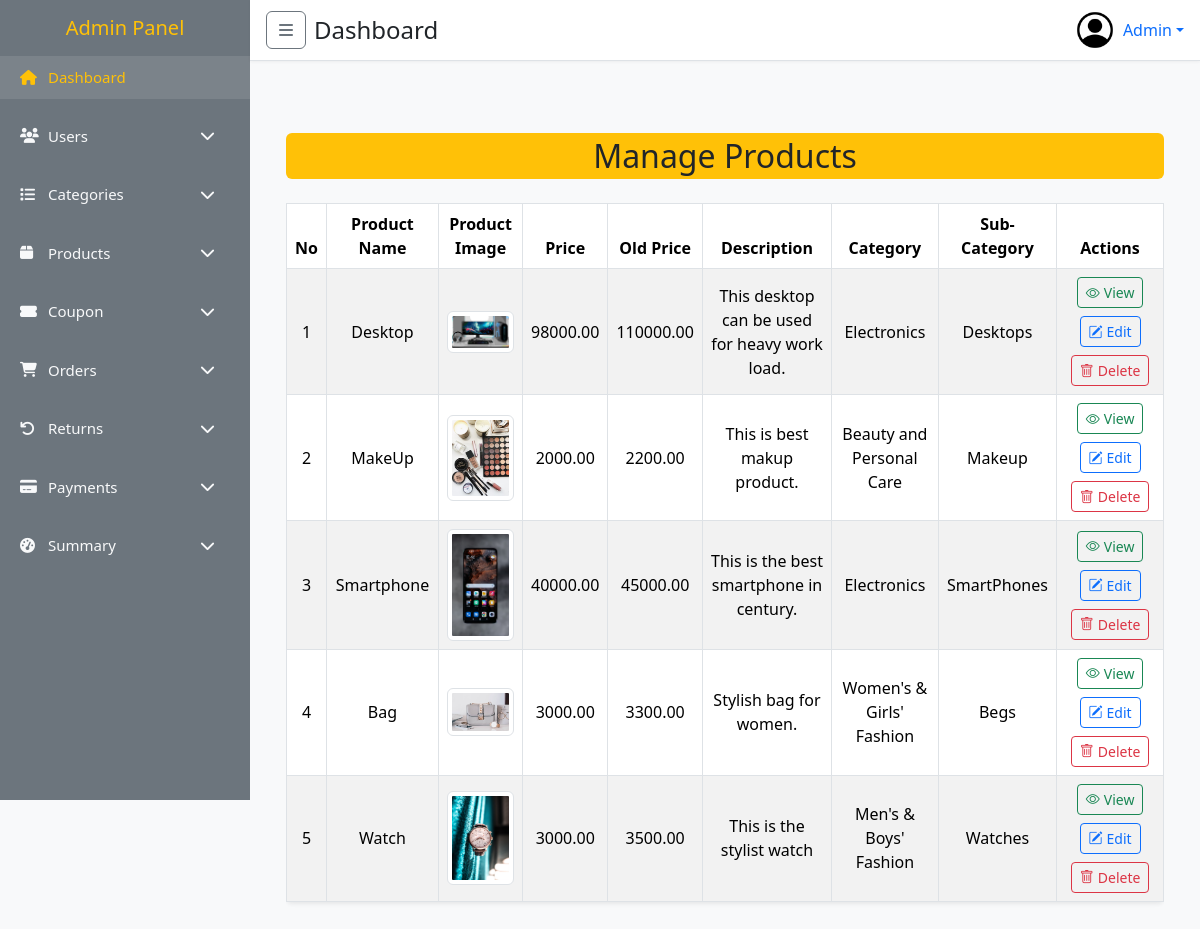
Before: /admin/view_product.php (signed in) with the older database file.
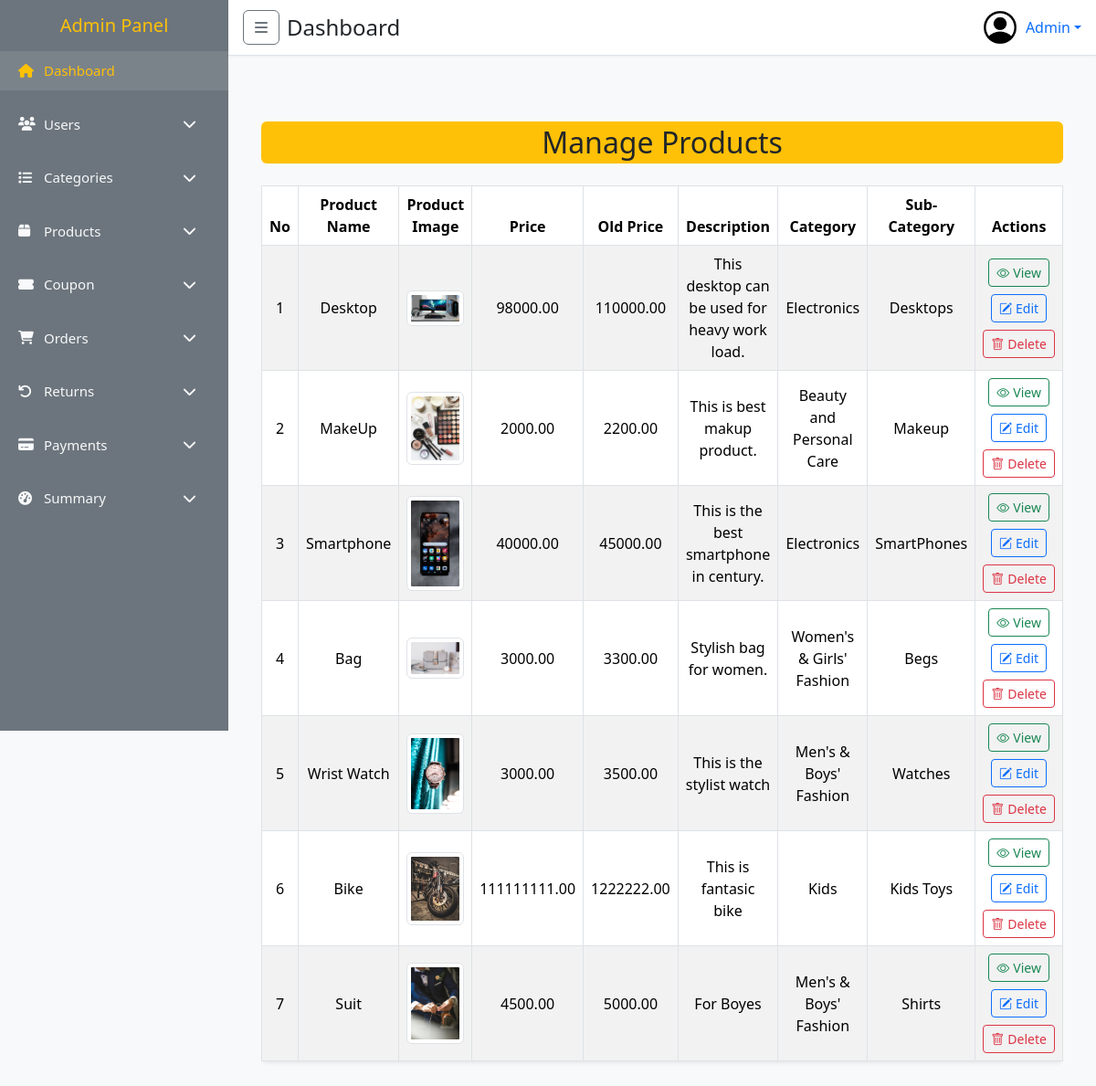
After: the same page with the newer database file.
### tables this page shows
CREATE TABLE `products` (
  `id` int(11) NOT NULL,
  `user_id` int(11) DEFAULT NULL,
  `name` varchar(255) DEFAULT NULL,
  `images` text DEFAULT NULL,
  `price` decimal(15,2) DEFAULT NULL,
  `old_price` double(15,2) DEFAULT NULL,
  `description` text DEFAULT NULL,
  `category_id` int(11) DEFAULT NULL,
  `sub_category_id` int(11) DEFAULT NULL,
  `created_at` datetime DEFAULT current_timestamp(),
  `updated_at` datetime DEFAULT current_timestamp()
);

CREATE TABLE `categories` (
  `id` int(11) NOT NULL,
  `name` varchar(255) DEFAULT NULL,
  `status` tinyint(1) NOT NULL DEFAULT 1,
  `created_at` datetime DEFAULT current_timestamp(),
  `updated_at` datetime DEFAULT current_timestamp()
);

CREATE TABLE `sub_category` (
  `id` int(11) NOT NULL,
  `name` varchar(255) DEFAULT NULL,
  `category_id` int(11) DEFAULT NULL,
  `created_at` datetime DEFAULT current_timestamp(),
  `updated_at` datetime DEFAULT current_timestamp()
);

### admin/view_product.php (the view, shortened to what this page needs)
<?php
require "inc/he.php";
require "inc/sidebar.php";
require "inc/nav.php";
require "../config/db.php";
$query = "
    SELECT
    products.*,
    categories.name AS category_name,
    sub_category.name AS sub_category_name
FROM
    products
LEFT JOIN
    categories ON products.category_id = categories.id
LEFT JOIN
    sub_category ON products.sub_category_id = sub_category.id;
";
$result = mysqli_query($con, $query);
?>
<main class="p-4">
    <div class="container mt-5">
        <h2 class="mb-4 text-center bg-warning p-1 rounded">Manage Products</h2>
        <div class="table-responsive">
            <table class="table table-striped table-hover table-bordered shadow-sm rounded">
                <thead class="text-center bg-info">
                    <tr>
                        <th>No</th>
                        <th>Product Name</th>
                        <th>Product Image</th>
                        <th>Price</th>
                        <th>Old Price</th>
                        <th>Description</th>
                        <th>Category</th>
                        <th>Sub-Category</th>
                        <th>Actions</th>
                    </tr>
                </thead>
                <tbody>
                    <?php if (mysqli_num_rows($result) > 0): ?>
                        <?php
                        $counter = 1;
                        while ($product = mysqli_fetch_assoc($result)): ?>
                            <tr class="text-center align-middle">
                                <td><?php echo $counter++; ?></td>
                                <td><?= htmlspecialchars($product['name']); ?></td>
                                <td>
                                    <?php if (!empty($product['images'])): ?>
                                        <img src="<?= htmlspecialchars($product['images']); ?>" alt="Product Image" width="80"
                                            class="img-thumbnail">
                                    <?php else: ?>
                                        <span class="text-muted">No image</span>
                                    <?php endif; ?>
                                </td>
                                <td><?= htmlspecialchars($product['price']); ?></td>
                                <td><?= htmlspecialchars($product['old_price']); ?></td>
                                <td><?= htmlspecialchars($product['description']); ?></td>
                                <td><?= htmlspecialchars($product['category_name'] ?? 'N/A'); ?></td>
                                <td><?= htmlspecialchars($product['sub_category_name'] ?? 'N/A'); ?></td>
                                <td>
                                    <div class="d-flex flex-wrap justify-content-center gap-2">
                                        <a href="view_product.php?id=<?= $product['id']; ?>"
                                            class="btn btn-outline-success btn-sm d-flex align-items-center"
                                            data-bs-toggle="tooltip" data-bs-placement="top" title="View Product">
                                            <i class="bi bi-eye me-1"></i> View
                                        </a>
                                        <a href="edit_product.php?id=<?= $product['id']; ?>"
                                            class="btn btn-outline-primary btn-sm d-flex align-items-center"
                                            data-bs-toggle="tooltip" data-bs-placement="top" title="Edit Product">
                                            <i class="bi bi-pencil-square me-1"></i> Edit
                                        </a>
                                        <button class="btn btn-outline-danger btn-sm d-flex align-items-center"
                                            data-bs-toggle="modal" data-bs-target="#deleteModal<?= $product['id']; ?>"
                                            title="Delete Product">
                                            <i class="bi bi-trash me-1"></i> Delete
                                        </button>
                                    </div>
                                </td>
                            </tr>
                        <?php endwhile; ?>
                    <?php else: ?>
                        <tr>
                            <td colspan="8" class="text-center text-muted">No products found.</td>
                        </tr>
                    <?php endif; ?>
                </tbody>
            </table>
        </div>
    </div>
</main>
<link href="https://cdn.jsdelivr.net/npm/bootstrap-icons/font/bootstrap-icons.css" rel="stylesheet">
<?php require "inc/footer.php"; ?>

### admin/inc/he.php (shortened to what this page needs)
<!DOCTYPE html>
<html lang="en">
<head>
  <link href="https://cdn.jsdelivr.net/npm/bootstrap@5.3.2/dist/css/bootstrap.min.css" rel="stylesheet" />
  <link href="https://cdnjs.cloudflare.com/ajax/libs/font-awesome/6.5.0/css/all.min.css" rel="stylesheet" />
</head>
<body>

### admin/inc/sidebar.php (shortened to what this page needs)
<nav class="sidebar-lg d-none d-md-block" id="sidebarDesktop">
  <h5 class="text-center text-warning"><a href="./main.php" class="text-decoration-none text-warning">Admin Panel</a></h5>
  <nav class="nav flex-column mt-3">
    <a href="#" class="nav-link active d-flex align-items-center">
      <i class="fa fa-home me-2"></i> Dashboard
    </a>
    <button class="btn btn-toggle align-items-center mt-3 d-flex w-100"
            data-bs-toggle="collapse"
            data-bs-target="#usersCollapse"
            aria-expanded="false"
            aria-controls="usersCollapse">
      <i class="fa fa-users me-2"></i> Users
      <i class="fa fa-chevron-down ms-auto"></i>
    </button>
    <button class="btn btn-toggle align-items-center mt-3 d-flex w-100"
            data-bs-toggle="collapse"
            data-bs-target="#categoriesCollapse"
            aria-expanded="false"
            aria-controls="categoriesCollapse">
      <i class="fa fa-list me-2"></i> Categories
      <i class="fa fa-chevron-down ms-auto"></i>
    </button>
    <button class="btn btn-toggle align-items-center mt-3 d-flex w-100"
            data-bs-toggle="collapse"
            data-bs-target="#productsCollapse"
            aria-expanded="false"
            aria-controls="productsCollapse">
      <i class="fa fa-box me-2"></i> Products
      <i class="fa fa-chevron-down ms-auto"></i>
    </button>
<button class="btn btn-toggle align-items-center mt-3 d-flex w-100"
        data-bs-toggle="collapse"
        data-bs-target="#couponsCollapse"
        aria-expanded="false"
        aria-controls="couponsCollapse">
  <i class="fas fa-ticket-alt me-2"></i> Coupon
  <i class="fas fa-chevron-down ms-auto"></i>
</button>
    <button class="btn btn-toggle align-items-center mt-3 d-flex w-100"
            data-bs-toggle="collapse"
            data-bs-target="#ordersCollapse"
            aria-expanded="false"
            aria-controls="ordersCollapse">
      <i class="fa fa-shopping-cart me-2"></i> Orders
      <i class="fa fa-chevron-down ms-auto"></i>
    </button>
    <button class="btn btn-toggle align-items-center mt-3 d-flex w-100"
            data-bs-toggle="collapse"
            data-bs-target="#returnsCollapse"
            aria-expanded="false"
            aria-controls="returnsCollapse">
      <i class="fa fa-undo me-2"></i> Returns
      <i class="fa fa-chevron-down ms-auto"></i>
    </button>
    <button class="btn btn-toggle align-items-center mt-3 d-flex w-100"
            data-bs-toggle="collapse"
            data-bs-target="#paymentsCollapse"
            aria-expanded="false"
            aria-controls="paymentsCollapse">
      <i class="fa fa-credit-card me-2"></i> Payments
      <i class="fa fa-chevron-down ms-auto"></i>
    </button>
    <button class="btn btn-toggle align-items-center mt-3 d-flex w-100"
            data-bs-toggle="collapse"
            data-bs-target="#summaryCollapse"
            aria-expanded="false"
            aria-controls="summaryCollapse">
      <i class="fa fa-tachometer-alt me-2"></i> Summary
      <i class="fa fa-chevron-down ms-auto"></i>
    </button>
  </nav>
</nav>

### admin/inc/nav.php (shortened to what this page needs)
<div class="content-wrapper">
  <header class="top-navbar">
    <div class="d-flex align-items-center">
      <button class="btn btn-outline-secondary d-none d-md-inline me-2" id="desktopToggle" aria-label="Toggle sidebar">
        <i class="fa fa-bars"></i>
      </button>
      <h4 class="m-0">Dashboard</h4>
    </div>
    <div class="dropdown">
      <a href="#" class="d-flex align-items-center text-decoration-none dropdown-toggle" id="adminMenuLink"
        data-bs-toggle="dropdown" aria-expanded="false" role="button">
        <img src="././media/profile.png" alt="Admin" class="profile-img" />
        <span class="ms-2">Admin</span>
      </a>
    </div>
  </header>

### admin/inc/footer.php (shortened to what this page needs)
</body>
</html>

### admin/inc/he.php (style rules this page uses)
:root { --sidebar-bg: #6c757d; --highlight: #ffc107; --text-light: #f8f9fa; }
body { font-family: 'Segoe UI', sans-serif; background-color: #f8f9fa; overflow-x: hidden; }
.sidebar-lg { width: 250px; background: var(--sidebar-bg); height: 100vh; position: fixed; top: 0; left: 0; padding-top: 1rem; transition: transform 0.3s ease; z-index: 1050; overflow-y: auto; }
.sidebar-lg .nav-link, .sidebar-lg .btn-toggle { color: var(--text-light); padding: 10px 20px; font-size: 15px; text-align: left; width: 100%; border: none; background: none; }
.sidebar-lg .nav-link:hover, .sidebar-lg .btn-toggle:hover, .sidebar-lg .nav-link.active { background: rgba(255, 255, 255, 0.1); color: var(--highlight); }
.sidebar-lg .nav-link i, .sidebar-lg .btn-toggle i { width: 20px; margin-right: 10px; }
.content-wrapper { margin-left: 0; transition: margin-left 0.3s ease; min-height: 100vh; }
@media (min-width: 768px) { .content-wrapper { margin-left: 250px; } }
.top-navbar { background: #fff; padding: 10px 1rem; border-bottom: 1px solid #dee2e6; position: sticky; top: 0; z-index: 1100; display: flex; justify-content: space-between; align-items: center; box-shadow: 0 1px 3px rgba(0, 0, 0, 0.05); }
.profile-img { width: 40px; height: 40px; object-fit: cover; border-radius: 50%; }

Changed rows visible on the page:
changed products "This is the stylist watch": name "Watch" → "Wrist Watch"
added products: name "Bike", images (picture), price "111111111.00", old_price "1222222.00", description "This is fantasic bike", category.name "Kids", sub_category.name "Kids Toys"
added products: name "Suit", images (picture), price "4500.00", old_price "5000.00", description "For Boyes", category.name "Men's & Boys' Fashion", sub_category.name "Shirts"
